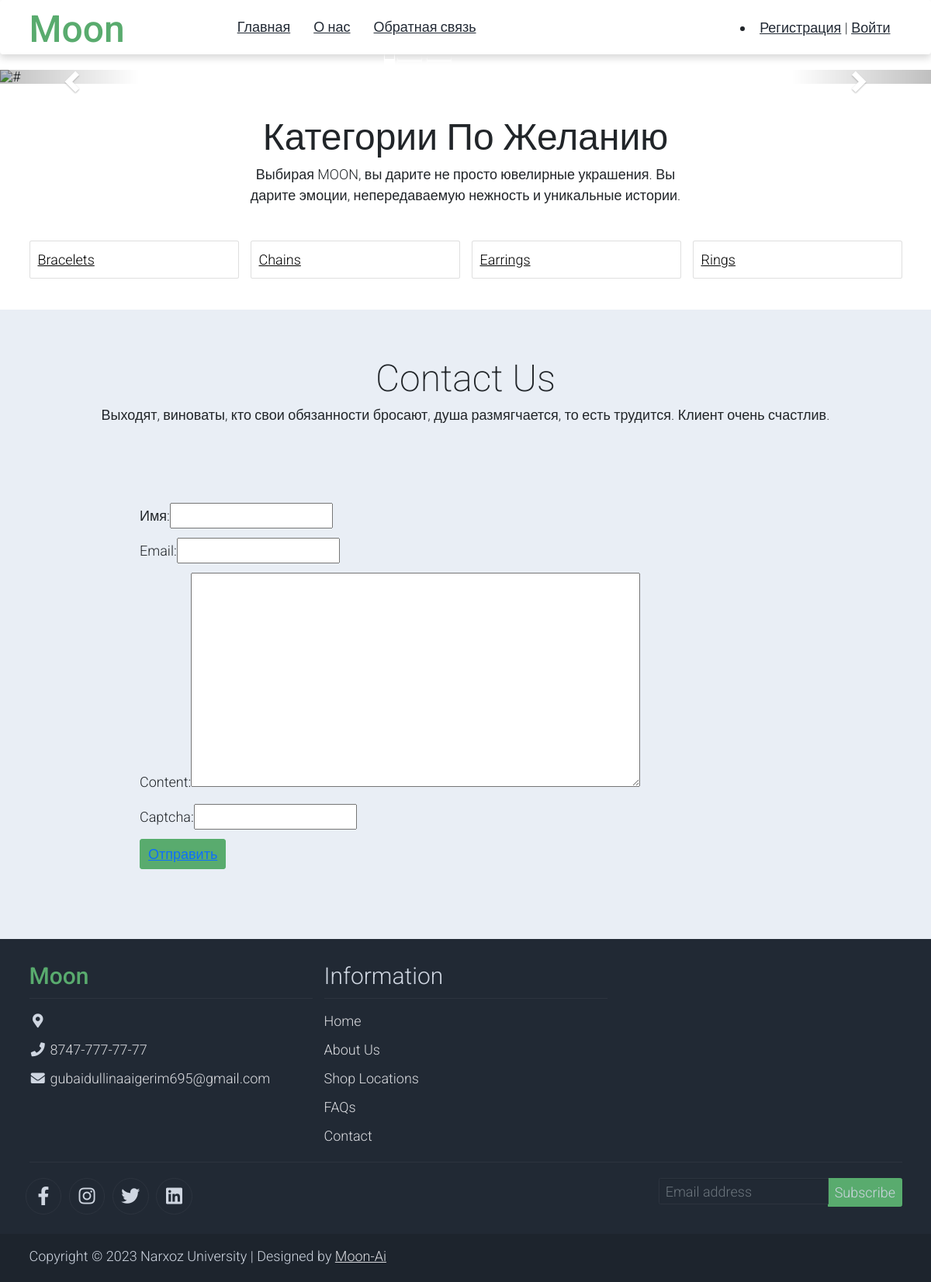
Page /contact/ on the committed database.
### aigerim/models.py (models this page shows, shortened)
class Category(models.Model):
    name = models.CharField(max_length=100, db_index=True, verbose_name = 'Категория')
    slug = models.SlugField(max_length=255, unique=True, db_index=True, verbose_name="URL")
    def get_absolute_url(self):
        return reverse('category', kwargs={'cat_slug': self.slug})
    class Meta:
        verbose_name = 'Категория'
        verbose_name_plural = 'Категории'
        ordering = ['id']

### aigerim/views.py (the view, shortened to what this page needs)
# urls.py: path('contact/', ContactFormView.as_view(), name='contact'),
class ContactFormView(DataMixin, FormView):
    form_class = ContactForm
    template_name = 'aigerim/contact.html'
    success_url = reverse_lazy('home')
    def get_context_data(self, *, object_list=None, **kwargs):
        context = super().get_context_data(**kwargs)
        c_def = self.get_user_context(title="Обратная связь")
        return dict(list(context.items()) + list(c_def.items()))

### aigerim/forms.py
class ContactForm(forms.Form):
    name = forms.CharField(label='Имя', max_length=255)
    email = forms.EmailField(label='Email')
    content = forms.CharField(widget=forms.Textarea(attrs={'cols': 60, 'rows': 10}))
    captcha = CaptchaField()

### aigerim/utils.py (called while the page is built)
    def get_user_context(self, **kwargs):
        context = kwargs
        cats = Category.objects.annotate(Count('aigerim'))
        user_menu = menu.copy()
        if not self.request.user.is_authenticated:
            user_menu.pop(1)
        context['menu'] = user_menu
        context['cats'] = cats
        if 'cat_selected' not in context:
            context['cat_selected'] = 0
        return context

### aigerim/templates/aigerim/contact.html (shortened to what this page needs)
{% extends 'aigerim/base.html' %}
{% block content %}
<head>
    <link rel="stylesheet" href="assets/css/bootstrap.min.css">
    <link rel="stylesheet" href="assets/css/templatemo.css">
    <link rel="stylesheet" href="assets/css/custom.css">
    <link rel="stylesheet" href="assets/css/fontawesome.min.css">
    <link rel="stylesheet" href="https://unpkg.com/leaflet@1.7.1/dist/leaflet.css" />
</head>
    <div class="container-fluid bg-light py-5">
        <div class="col-md-12 m-auto text-center">
            <h1 class="h1">Contact Us</h1>
            <p>
                Выходят, виноваты, кто свои обязанности бросают, душа размягчается, то есть трудится.
                Клиент очень счастлив.
            </p>
        </div>
    </div>
    <div class="container py-5">
        <div class="row py-5">
            <form method="post" class="col-md-9 m-auto" role="form">
                    {% for f in form %}
                    <div class="mb-3"><label class="form-label" for="{{ f.id_for_label }}">{{f.label}}: </label>{{ f }}</div>
                    {% endfor %}
                <button type="submit" class="btn btn-success btn-lg px-3"><a href="http://127.0.0.1:8000/admin/">Отправить</a></button>
            </form>
        </div>
    </div>
{% endblock %}

### aigerim/templates/aigerim/base.html (shortened to what this page needs)
{% load static %}
{% load aigerim_tags %}
<!DOCTYPE html>
<html>
<head>
	<link type="text/css" href="{% static 'aigerim/css/styles.css' %}" rel="stylesheet" />
	<link rel="stylesheet" href="https://maxcdn.bootstrapcdn.com/bootstrap/3.4.1/css/bootstrap.min.css">
    <link rel="stylesheet" href="{% static 'aigerim/css/bootstrap.min.css' %}">
    <link rel="stylesheet" href="{% static 'aigerim/css/templatemo.css' %}">
    <link rel="stylesheet" href="{% static 'aigerim/css/custom.css' %}">
</head>
<body>
    <nav class="navbar navbar-expand-lg navbar-light shadow">
        <div class="container d-flex justify-content-between align-items-center">
            <a class="navbar-brand text-success logo h1 align-self-center" href="aigerim.index.html" style="padding-bottom: 50px;margin-right:100px"   >
                Moon
            </a>
            <div class="align-self-center collapse navbar-collapse flex-fill  d-lg-flex justify-content-lg-between" id="templatemo_main_nav">
                <div class="flex-fill">
                    <ul class="nav navbar-nav d-flex justify-content-between mx-lg-auto">
                        <li class="nav-item"><a href="{% url 'home' %}">Главная</a></li>
						{% for a in menu %}
							<li class="nav-item"><a href="{% url a.url_name %}">{{a.title}}</a></li>
						{% endfor %}
                    </ul>
                </div>
                        {% if request.user.is_authenticated %}
                            <a class="btn btn-link">{{user.username}}</a> | <a href="{% url 'logout' %}">Выйти</a>
						{% else %}
						    <li class="nav-item right"><a href="{% url 'register' %}">Регистрация</a> | <a href="{% url 'login' %}">Войти</a></li>
						{% endif %}
            </div>
        </div>
    </nav>
    <td valign="top" class="content">
						<div id="myCarousel" class="carousel slide" data-ride="carousel">
						  <ol class="carousel-indicators">
							<li data-target="#myCarousel" data-slide-to="0" class="active"></li>
							<li data-target="#myCarousel" data-slide-to="1"></li>
							<li data-target="#myCarousel" data-slide-to="2"></li>
						  </ol>
						  <div class="carousel-inner">
							<div class="item active">
							  <img src="https://pandora.kz/upload/iblock/48b/yed5sr6575a99qx9rsp4jh1bthhl8j87.jpg"  alt="#">
							</div>
						  </div>
						  <a class="left carousel-control" href="#myCarousel" data-slide="prev">
							<span class="glyphicon glyphicon-chevron-left"></span>
						  </a>
						  <a class="right carousel-control" href="#myCarousel" data-slide="next">
							<span class="glyphicon glyphicon-chevron-right"></span>
						  </a>
						</div>
    <section class="container py-5">
        <div class="row text-center pt-3">
            <div class="col-lg-6 m-auto">
                <h1 class="h1">Категории По Желанию</h1>
                <p>
                    Выбирая MOON, вы дарите не просто ювелирные украшения.
                    Вы дарите эмоции, непередаваемую нежность и уникальные истории.
                </p>
            </div>
        </div>
		<div class="row row-cols-1 row-cols-md-4 g-4 " style="margin-top: 20px; margin-bottom: 10px">
			{% for c in cats %}
              <div class="col">
                  <a href="{{ c.get_absolute_url }}" style="color:black">
                <div class="card">
                  <div class="card-body ">
                    <p class="card-text">{{c.name}}</p>
                  </div>
                </div>
                  </a>
              </div>
			{% endfor %}
        </div>
    </section>
    <section class="bg-light">
        <div class="container py-5">
            <div class="row">
                {% block content %}
                {% endblock%}
            </div>
        </div>
    </section>
				<tr>
				<td valign=top>
				<footer class="bg-dark" id="tempaltemo_footer">
                <div class="container">
                    <div class="row">
                        <div class="col-md-4 pt-5">
                            <h2 class="h2 text-success border-bottom pb-3 border-light logo">Moon</h2>
                            <ul class="list-unstyled text-light footer-link-list">
                                <li>
                                    <i class="fas fa-map-marker-alt fa-fw"></i>
                                </li>
                                <li>
                                    <i class="fa fa-phone fa-fw"></i>
                                    <a class="text-decoration-none" href="tel:8776">8747-777-77-77</a>
                                </li>
                                <li>
                                    <i class="fa fa-envelope fa-fw"></i>
                                    <a class="text-decoration-none" href="mailto:gubaidullinaaigerim695@gmail.com">gubaidullinaaigerim695@gmail.com</a>
                                </li>
                            </ul>
                        </div>
                        <div class="col-md-4 pt-5">
                            <h2 class="h2 text-light border-bottom pb-3 border-light">Information</h2>
                            <ul class="list-unstyled text-light footer-link-list">
                                <li><a class="text-decoration-none" href="http://127.0.0.1:8000/">Home</a></li>
                                <li><a class="text-decoration-none" href="http://127.0.0.1:8000/about/">About Us</a></li>
                                <li><a class="text-decoration-none" href="https://2gis.kz/almaty/geo/70000001022543060">Shop Locations</a></li>
                                <li><a class="text-decoration-none" href="#">FAQs</a></li>
                                <li><a class="text-decoration-none" href="http://127.0.0.1:8000/contact/">Contact</a></li>
                            </ul>
                        </div>
                    </div>
                    <div class="row text-light mb-4">
                        <div class="col-12 mb-3">
                            <div class="w-100 my-3 border-top border-light"></div>
                        </div>
                        <div class="col-auto me-auto">
                            <ul class="list-inline text-left footer-icons">
                                <li class="list-inline-item border border-light rounded-circle text-center">
                                    <a class="text-light text-decoration-none" target="_blank" href="http://facebook.com/"><i class="fab fa-facebook-f fa-lg fa-fw"></i></a>
                                </li>
                                <li class="list-inline-item border border-light rounded-circle text-center">
                                    <a class="text-light text-decoration-none" target="_blank" href="https://www.instagram.com/"><i class="fab fa-instagram fa-lg fa-fw"></i></a>
                                </li>
                                <li class="list-inline-item border border-light rounded-circle text-center">
                                    <a class="text-light text-decoration-none" target="_blank" href="https://twitter.com/"><i class="fab fa-twitter fa-lg fa-fw"></i></a>
                                </li>
                                <li class="list-inline-item border border-light rounded-circle text-center">
                                    <a class="text-light text-decoration-none" target="_blank" href="https://www.linkedin.com/"><i class="fab fa-linkedin fa-lg fa-fw"></i></a>
                                </li>
                            </ul>
                        </div>
                        <div class="col-auto">
                            <div class="input-group mb-2">
                                <input type="text" class="form-control bg-dark border-light" id="subscribeEmail" placeholder="Email address">
                                <div class="input-group-text btn-success text-light">Subscribe</div>
                            </div>
                        </div>
                    </div>
                </div>
                <div class="w-100 bg-black py-3">
                    <div class="container">
                        <div class="row pt-2">
                            <div class="col-12">
                                <p class="text-left text-light">
                                    Copyright &copy; 2023 Narxoz University
                                    | Designed by <a rel="sponsored" href="#" target="_blank">Moon-Ai</a>
                                </p>
                            </div>
                        </div>
                    </div>
                </div>
				</footer>
		    </td>
		</tr>
</body>
</html>

### aigerim/static/aigerim/css/templatemo.css (style rules this page uses)
body, ul, li, p, a, label, input, div { font-family: 'Roboto', sans-serif; font-size: 18px !important; font-weight: 300 !important; }
.h1 { font-family: 'Roboto', sans-serif; font-size: 48px !important; font-weight: 200 !important; }
.h2 { font-family: 'Roboto', sans-serif; font-size: 30px !important; font-weight: 300; }
.logo { font-weight: 500 !important; }
.text-success { color: #59ab6e !important; }
.text-light { color: #cfd6e1 !important; }
.bg-dark { background-color: #212934 !important; }
.bg-light { background-color: #e9eef5 !important; }
.bg-black { background-color: #1d242d !important; }
.btn-success { background-color: #59ab6e !important; border-color: #56ae6c !important; }
#templatemo_main_nav a { color: #212934; }
.form-control { border: 1px solid #e8e8e8; }
#tempaltemo_footer a { color: #dcdde1; }
#tempaltemo_footer ul.footer-link-list li { padding-top: 10px; }
#tempaltemo_footer ul.footer-icons li { width: 2.6em; height: 2.6em; line-height: 2.6em; }
#tempaltemo_footer .border-light { border-color: #2d343f !important; }
@media (min-width: 768px) { #templatemo_main_nav .navbar-nav { max-width: 450px; } }
@media (min-width: 992px) { #templatemo_main_nav .navbar-nav { max-width: 550px; } }

### rows in the picture
Category: name "Bracelets"
Category: name "Chains"
Category: name "Earrings"
Category: name "Rings"

### other values in the picture
{{ a.title }} "О нас" "Обратная связь"
{{ f.label }} "Имя" "Email" "Content" "Captcha"
